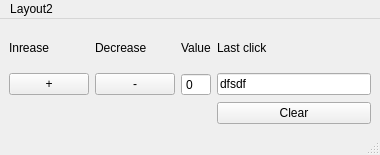
<?xml version="1.0" encoding="UTF-8"?>
<ui version="4.0">
 <class>MainWindow</class>
 <widget class="QMainWindow" name="MainWindow">
  <property name="geometry">
   <rect>
    <x>0</x>
    <y>0</y>
    <width>380</width>
    <height>155</height>
   </rect>
  </property>
  <property name="windowTitle">
   <string>MainWindow</string>
  </property>
  <widget class="QWidget" name="centralwidget">
   <layout class="QGridLayout" name="gridLayout">
    <item row="1" column="3">
     <widget class="QLineEdit" name="lineEdit">
      <property name="text">
       <string>dfsdf</string>
      </property>
     </widget>
    </item>
    <item row="0" column="3">
     <widget class="QLabel" name="minusLabel_2">
      <property name="text">
       <string>Last click</string>
      </property>
     </widget>
    </item>
    <item row="1" column="2">
     <widget class="QSpinBox" name="setValue">
      <property name="readOnly">
       <bool>true</bool>
      </property>
      <property name="buttonSymbols">
       <enum>QAbstractSpinBox::NoButtons</enum>
      </property>
      <property name="minimum">
       <number>-99</number>
      </property>
     </widget>
    </item>
    <item row="0" column="2">
     <widget class="QLabel" name="plusLable_2">
      <property name="text">
       <string>Value</string>
      </property>
     </widget>
    </item>
    <item row="0" column="1">
     <widget class="QLabel" name="minusLabel">
      <property name="text">
       <string>Decrease</string>
      </property>
     </widget>
    </item>
    <item row="0" column="0">
     <widget class="QLabel" name="plusLable">
      <property name="text">
       <string>Inrease</string>
      </property>
     </widget>
    </item>
    <item row="1" column="1">
     <widget class="QPushButton" name="minusButton">
      <property name="text">
       <string>-</string>
      </property>
     </widget>
    </item>
    <item row="1" column="0">
     <widget class="QPushButton" name="plusButton">
      <property name="text">
       <string>+</string>
      </property>
     </widget>
    </item>
    <item row="2" column="3">
     <widget class="QPushButton" name="minusButton_2">
      <property name="text">
       <string>Clear</string>
      </property>
     </widget>
    </item>
   </layout>
  </widget>
  <widget class="QStatusBar" name="statusbar"/>
  <widget class="QMenuBar" name="menubar">
   <property name="geometry">
    <rect>
     <x>0</x>
     <y>0</y>
     <width>380</width>
     <height>19</height>
    </rect>
   </property>
   <widget class="QMenu" name="menuLayout1">
    <property name="title">
     <string>Layout2</string>
    </property>
   </widget>
   <addaction name="menuLayout1"/>
  </widget>
 </widget>
 <resources/>
 <connections/>
</ui>
